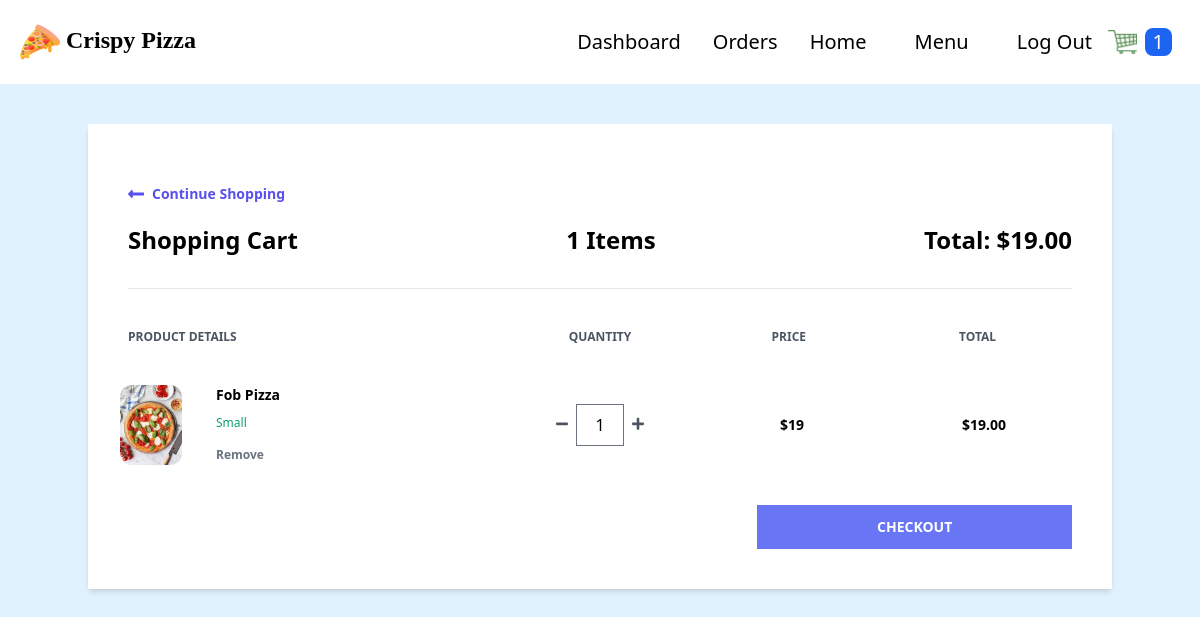
The page /cart/ (signed in) on the database as committed earlier.
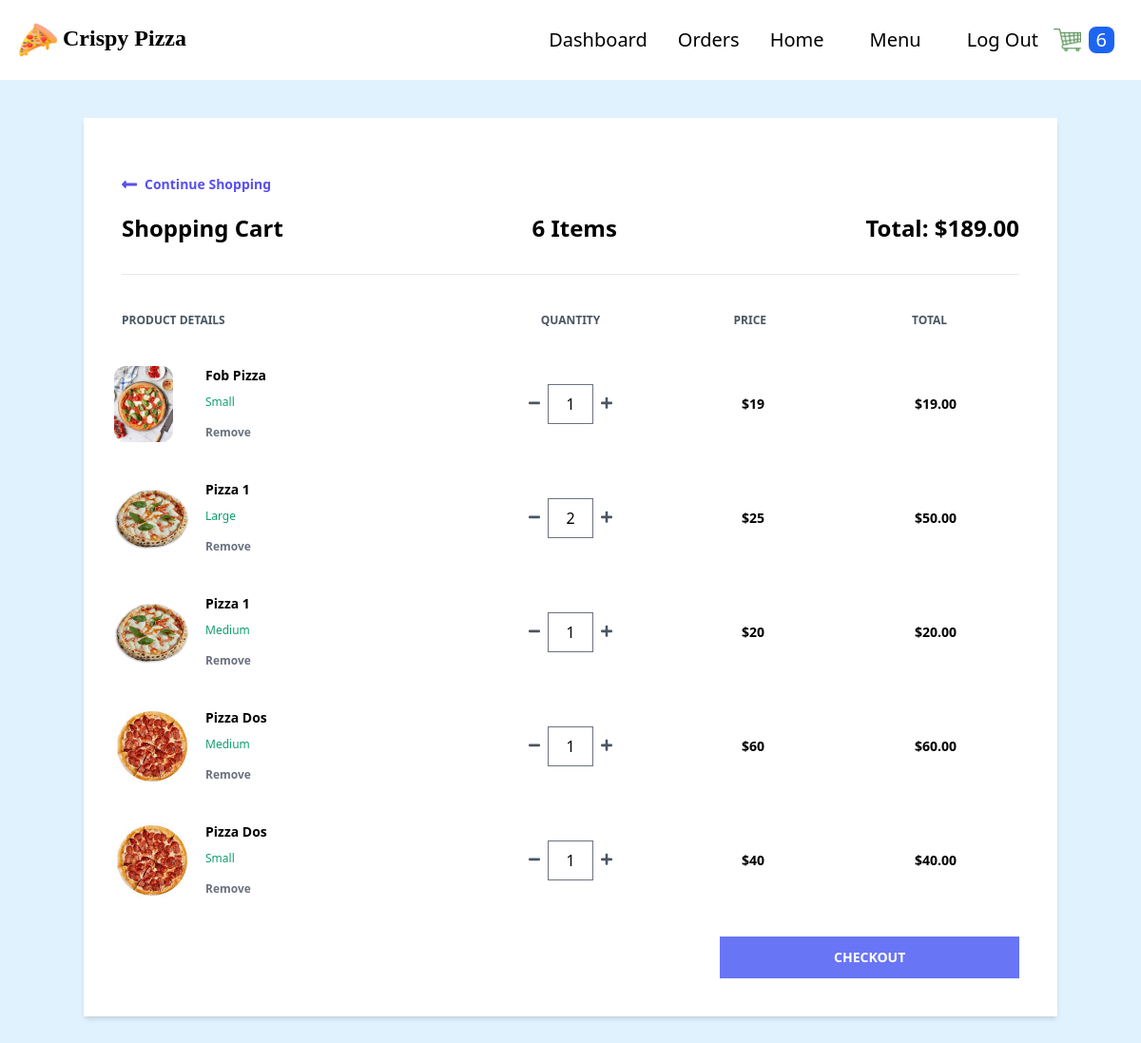
The same page on the database as committed later.
### order/models.py (models this page shows, shortened)
class Order(models.Model):
    transaction_id = models.UUIDField(
        primary_key=True, default=uuid.uuid4, editable=True)
    customer = models.ForeignKey(
        Customer, on_delete=models.CASCADE)
    date_ordered = models.DateTimeField(auto_now_add=True)
    date_modified = models.DateTimeField(auto_now=True)
    complete = models.BooleanField(default=False)
    coupon = models.ForeignKey(
        'Coupon', on_delete=models.SET_NULL, blank=True, null=True)
    @property
    def get_cart_subtotal(self):
        order_items = self.orderitem_set.all()
        total = sum([item.get_total for item in order_items])
        return total
    get_cart_subtotal.fget.short_description = 'Subtotal'
    @property
    def get_cart_total(self):
        total = self.get_cart_subtotal
        if self.coupon:
            total = total - self.get_coupon_value
        return total
    get_cart_total.fget.short_description = 'Total'
    @property
    def get_cart_items(self):
        order_items = self.orderitem_set.all()
        total = sum([item.quantity for item in order_items])
        return total
    get_cart_items.fget.short_description = '# Items'
    @property
    def get_coupon_value(self):
        if self.coupon:
            if self.coupon.discount_type == "Percent":
                coupon_value = self.get_cart_subtotal*self.coupon.discount_amount//100
            else:
                coupon_value = self.coupon.discount_amount
        else:
            coupon_value = None
        return coupon_value
    get_coupon_value.fget.short_description = 'Coupon'

class OrderItem(models.Model):
    product = models.ForeignKey(
        Product, on_delete=models.SET_NULL, blank=True, null=True)
    order = models.ForeignKey(
        Order, on_delete=models.CASCADE, null=True, blank=True)
    variation = models.ForeignKey(
        ProductVariant, on_delete=models.SET_NULL, blank=True, null=True)
    quantity = models.IntegerField(default=0, null=True, blank=True)
    date_added = models.DateTimeField(auto_now_add=True)
    @property
    def get_total(self):
        if self.product.has_variants:
            total = self.variation.price * self.quantity
        else:
            total = self.product.price * self.quantity
        return total
    get_total.fget.short_description = 'Total'

### store/models.py (models this page shows, shortened)
class Product(models.Model):
    PRODUCT_TYPES = (
        ("Pizza", "pizza"),
        ("Nonpizza", "nonpizza")
    )
    id = models.UUIDField(primary_key=True, default=uuid.uuid4, editable=False)
    name = models.CharField(max_length=100)
    price = models.PositiveIntegerField(blank=True, null=True)
    desc = models.TextField(max_length=500)
    image = models.ImageField(blank=True, upload_to='images')
    created_at = models.DateField(auto_now_add=True)
    updated_at = models.DateField(auto_now=True)
    product_type = models.CharField(max_length=10, choices=PRODUCT_TYPES)
    def image_tag(self):
        return mark_safe(f'<img src="{self.image.url}" width="100" height="100" />')
    image_tag.short_description = 'Image'
    @property
    def has_variants(self):
        if self.productvariant_set.count() > 0:
            return True
        else:
            return False

class ProductVariant(models.Model):
    title = models.CharField(max_length=100, blank=True, null=True)
    product = models.ForeignKey(Product, on_delete=models.CASCADE)
    size = models.ForeignKey(Size, on_delete=models.CASCADE)
    price = models.PositiveIntegerField()

class Size(models.Model):
    name = models.CharField(max_length=20, blank=True, null=True)

### order/views.py (the view)
# urls.py: path('cart/', views.cart, name='cart'),
def cart(request):
    if request.user.is_authenticated:
        customer = request.user.customer
    else:
        customer, created = Customer.objects.get_or_create(
            device=request.COOKIES['device'])
    customer_order = Order.objects.filter(
        customer=customer, complete=False)
    if customer_order.exists():
        customer_items = OrderItem.objects.filter(
            order_id__in=customer_order).order_by("product__name", "-variation__size")
        customer_order = customer_order[0]
    else:
        customer_order, customer_items = None, None
    context = {
        "order": customer_order,
        "items": customer_items,
    }
    return render(request, 'order/cart.html', context)

### store/context_processors.py (called while the page is built, shortened)
def get_cart_quantity(request):
    if request.user.is_authenticated:
        customer = request.user.customer
    try:
        customer_order = Order.objects.filter(
            customer=customer, complete=False)[0]
        number_of_items = customer_order.get_cart_items
    except:
        number_of_items = 0
    finally:
        return {
            'cart_quantity': number_of_items
        }

### order/templates/order/cart.html (shortened to what this page needs)
{% extends 'store/base.html' %} {% block content %} {% if not items %}
<div class="container mx-auto mt-10">
  <div class="w-full bg-white px-10 py-10 text-center">
    <h2 class="font-bold">Your cart is empty</h2>
    <div>
      <a
        href="{% url 'store:products' %}"
        class="flex font-semibold text-indigo-600 text-sm my-5 w-1/4"
      >
        <svg
          class="fill-current mr-2 text-indigo-600 w-4"
          viewBox="0 0 448 512"
        >
          <path
            d="M134.059 296H436c6.627 0 12-5.373 12-12v-56c0-6.627-5.373-12-12-12H134.059v-46.059c0-21.382-25.851-32.09-40.971-16.971L7.029 239.029c-9.373 9.373-9.373 24.569 0 33.941l86.059 86.059c15.119 15.119 40.971 4.411 40.971-16.971V296z"
          />
        </svg>
        Continue Shopping
      </a>
    </div>
  </div>
</div>
{% else %}
<div class="container mx-auto mt-10">
  <div class="flex flex-col shadow-md my-10">
    <div class="w-full bg-white px-10 py-10">
      <a
        href="{% url 'store:products' %}"
        class="flex font-semibold text-indigo-600 text-sm my-5 w-1/4"
      >
        <svg
          class="fill-current mr-2 text-indigo-600 w-4"
          viewBox="0 0 448 512"
        >
          <path
            d="M134.059 296H436c6.627 0 12-5.373 12-12v-56c0-6.627-5.373-12-12-12H134.059v-46.059c0-21.382-25.851-32.09-40.971-16.971L7.029 239.029c-9.373 9.373-9.373 24.569 0 33.941l86.059 86.059c15.119 15.119 40.971 4.411 40.971-16.971V296z"
          />
        </svg>
        Continue Shopping
      </a>
      <div class="flex justify-between border-b pb-8">
        <h1 class="font-semibold text-2xl">Shopping Cart</h1>
        <h2 class="font-semibold text-2xl">{{order.get_cart_items}} Items</h2>
        <h2 class="font-semibold text-2xl">
          Total: ${{order.get_cart_subtotal|floatformat:2}}
        </h2>
      </div>
      <div class="flex mt-10 mb-5">
        <h3 class="font-semibold text-gray-600 text-xs uppercase w-2/5">
          Product Details
        </h3>
        <h3
          class="font-semibold text-center text-gray-600 text-xs uppercase w-1/5 text-center"
        >
          Quantity
        </h3>
        <h3
          class="font-semibold text-center text-gray-600 text-xs uppercase w-1/5 text-center"
        >
          Price
        </h3>
        <h3
          class="font-semibold text-center text-gray-600 text-xs uppercase w-1/5 text-center"
        >
          Total
        </h3>
      </div>
      {% for item in items %}
      <div class="flex items-center hover:bg-gray-100 -mx-8 px-6 py-5">
        <div class="flex w-2/5">
          <div class="w-20">
            <img
              class="h-20 rounded-xl"
              src="{{item.product.image.url}}"
              alt=""
            />
          </div>
          <div class="flex flex-col justify-between ml-4 flex-grow">
            <span class="font-bold text-sm">{{ item.product.name|title }}</span>
            <span class="text-green-500 text-xs"
              >{{item.variation.size.name}}</span
            >
            <form
              action="{% url 'order:remove-from-cart' item.id %}"
              method="post"
            >
              <button
                type="submit"
                class="font-semibold hover:text-red-500 text-gray-500 text-xs"
              >
                Remove
              </button>
            </form>
          </div>
        </div>
        <div
          class="flex justify-center items-center w-1/5 individual-container"
        >
          <form
            action="{% url 'order:reduce-product-quantity' item.pk %}"
            method="post"
          >
            <button type="submit">
              <svg class="fill-current text-gray-600 w-3" viewBox="0 0 448 512">
                <path
                  d="M416 208H32c-17.67 0-32 14.33-32 32v32c0 17.67 14.33 32 32 32h384c17.67 0 32-14.33 32-32v-32c0-17.67-14.33-32-32-32z"
                />
              </svg>
            </button>
          </form>
          <input
            class="quantity mx-2 border text-center w-12"
            type="text"
            value="{{item.quantity}}"
            id="{{item.pk}}"
          />
          <form
            action="{% url 'order:increase-product-quantity' item.pk %}"
            method="post"
          >
            <button type="submit">
            </button>
          </form>
        </div>
        <h1 class="text-center w-1/5 font-semibold text-sm">
          ${% firstof item.variation.price item.product.price %}
        </h1>
        <span class="text-center w-1/5 font-semibold text-sm"
          >${{item.get_total|floatformat:2}}</span
        >
      </div>
      {% endfor %}
      <div class="mt-5">
        <form action="{% url 'order:checkout' %}" method="POST">
          <button
            type="submit"
            class="bg-indigo-500 font-semibold hover:bg-indigo-600 py-3 text-sm text-white uppercase w-1/3 flex items-center justify-center ml-auto"
          >
            Checkout
          </button>
        </form>
      </div>
    </div>
  </div>
</div>
{% endif %}
{% endblock %}

### store/templates/store/base.html (shortened to what this page needs)
{% load static %}
<!DOCTYPE html>
<html lang="en">
  <head>
    <link rel="stylesheet" href="{% static 'store/src/styles.css' %}" />
    <link rel="stylesheet" href="{% static 'store/src/customStyles.css' %}" />
  </head>
  <body class="m-0 p-0 bg-sky-100">
    <nav class="p-5 flex bg-white">
      <div class="flex justify-between items-center">
        <a href="{% url 'store:products' %}">
          <span class="text-2xl font-[Poppins] cursor-pointer font-semibold">
            <img
              class="h-10 inline"
              src="{% static 'store/images/pizza.png' %}"
            />
            Crispy Pizza
          </span>
        </a>
      </div>
      {% with request.resolver_match.url_name as url_name %}
      <ul class="flex ml-auto items-center">
        {% if user.is_superuser %}
        <li
          class="text-xl mx-4 hover:text-cyan-500 duration-500 {% if url_name == 'dashboard' %} text-cyan-500 {% endif %}"
        >
          <a href="{% url 'store:dashboard' %}">Dashboard</a>
        </li>
        {% endif %}
        {% if user.is_authenticated %}
        <li
          class="text-xl mx-4 hover:text-cyan-500 duration-500 {% if url_name == 'my_orders' %} text-cyan-500 {% endif %}"
        >
          <a href="{% url 'users:my_orders' %}">Orders</a>
        </li>
        {% endif %}
        <li
          class="text-xl mx-4 hover:text-cyan-500 duration-500 {% if url_name == 'products' %} text-cyan-500 {% endif %}"
        >
          <a href="{% url 'store:products' %}">Home</a>
        </li>
        <li id="menu" class="text-xl mx-4">
          <div class="dropdown inline-block relative">
            <button
              class="hover:text-cyan-500 py-2 px-4 inline-flex items-center"
            >
              Menu
            </button>
          </div>
        </li>
        {% if user.is_authenticated %}
        <li class="text-xl mx-4 hover:text-cyan-500 duration-500">
          <a href="{% url 'users:logout' %}">Log Out</a>
        </li>
        {% endif %}
        <li>
          <a href="{% url 'order:cart' %}">
            <img
              class="h-6"
              src="{% static 'store/images/cart.png' %}"
              alt="cart"
            />
          </a>
        </li>
        <li class="p-2">
          <div class="bg-blue-600 rounded-lg px-2">
            <p class="cart-count text-xl text-white">{{cart_quantity}}</p>
          </div>
        </li>
      </ul>
      {% endwith %}
    </nav>
    {% block content %} {% endblock %}
  </body>
</html>

Rows that differ between the two databases and show on the page:
changed Order: get_cart_items "1" → "6"; get_cart_subtotal "19.00" → "189.00"
added OrderItem: product.image (picture), product.name "Pizza 1", variation.size.name "Large", quantity "2", variation.price "25", get_total "50.00"
added OrderItem: product.image (picture), product.name "Pizza 1", variation.size.name "Medium", quantity "1", variation.price "20", get_total "20.00"
added OrderItem: product.image (picture), product.name "Pizza Dos", variation.size.name "Medium", quantity "1", variation.price "60", get_total "60.00"
added OrderItem: product.image (picture), product.name "Pizza Dos", variation.size.name "Small", quantity "1", variation.price "40", get_total "40.00"
Other text that changed with them:
{{ cart_quantity }}: "1" → "6"
